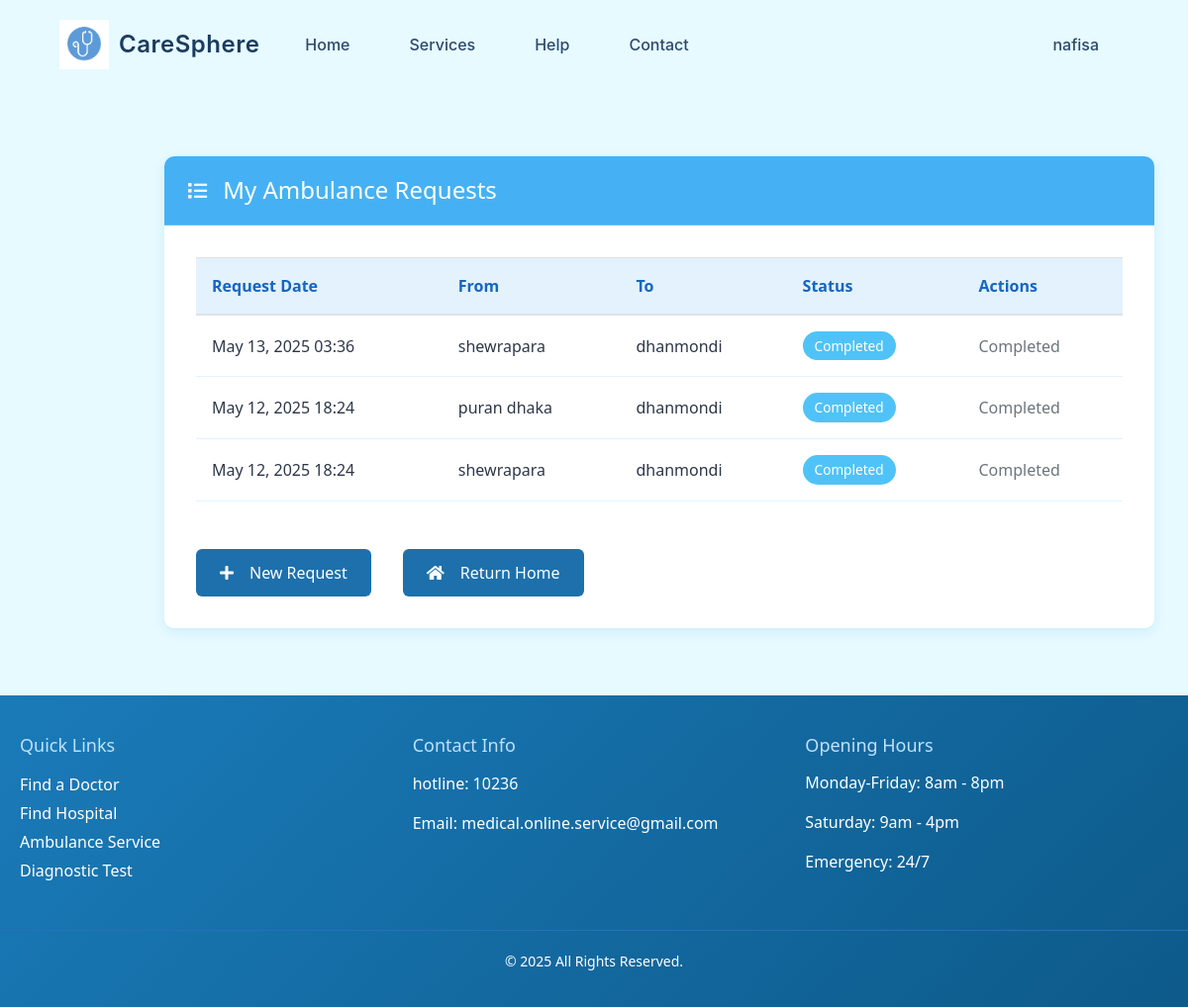
/my_ambulance_requests/ (signed in), run on an earlier commit of the app's database.
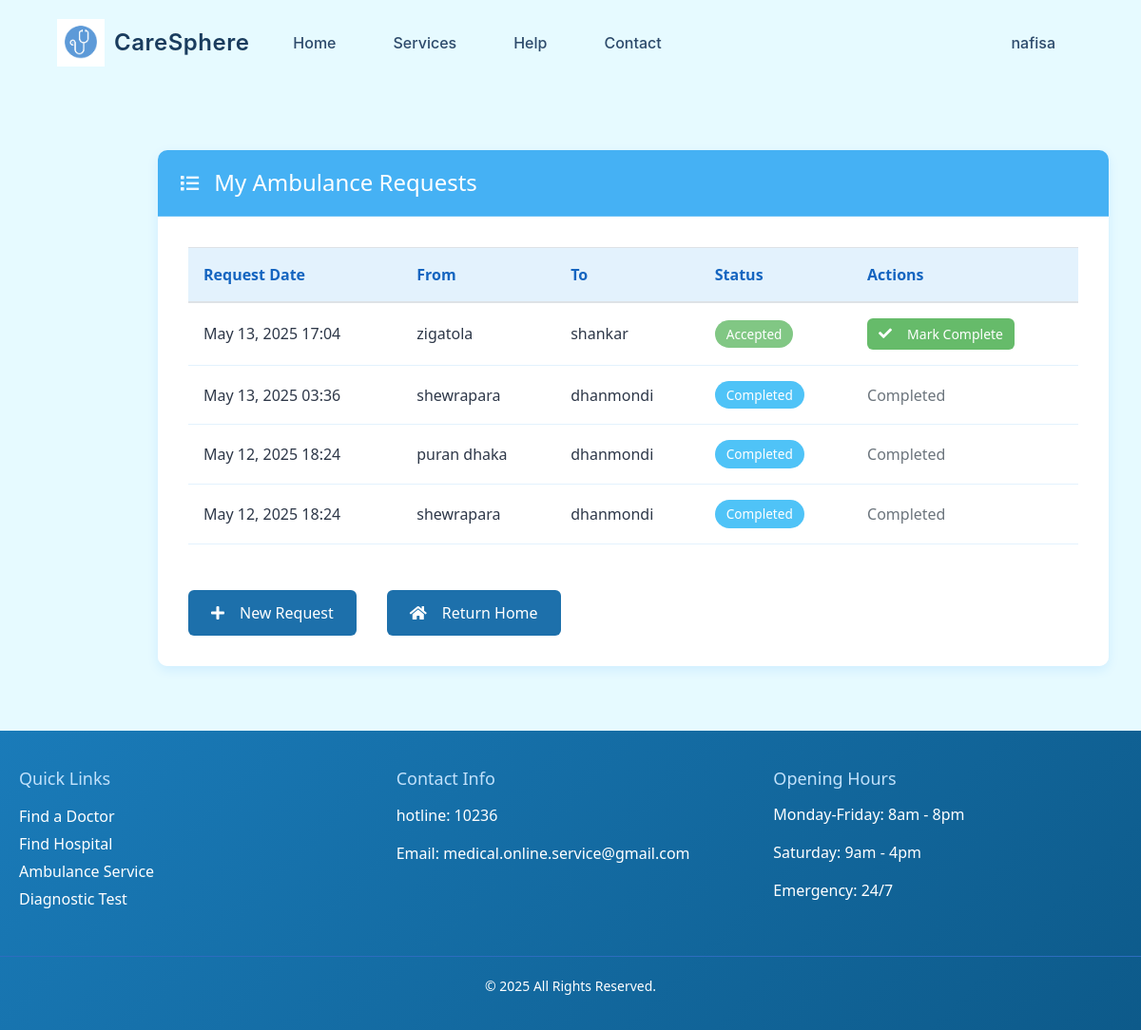
And on a later commit of the database.
### ambulance/models.py (models this page shows, shortened)
class AmbulanceRequest(models.Model):
    user = models.ForeignKey(settings.AUTH_USER_MODEL, on_delete=models.CASCADE, blank=True, null=True)
    ambulance = models.ForeignKey(Ambulance, on_delete=models.CASCADE, blank=True, null=True)
    from_address = models.TextField(blank=True, null=True)
    to_address = models.TextField(blank=True, null=True)
    phone = models.CharField(max_length=20)
    date = models.DateTimeField(auto_now_add=True, auto_now=False)
    status_choice = [
        ('pending', 'Pending'),
        ('accepted', 'Accepted'),
        ('rejected', 'Rejected'),
        ('completed', 'Completed'),
    ]
    status = models.CharField(max_length=100, choices=status_choice, blank=True, null=True,default='pending')

### ambulance/views.py (the view)
# urls.py: path('my_ambulance_requests/', am_views.user_ambulance_requests, name='user_ambulance_requests'),
@login_required
def user_ambulance_requests(request):
    user_requests = AmbulanceRequest.objects.filter(user=request.user).order_by('-date')
    return render(request, template_name='ambulance/user_requests.html', context={'requests': user_requests})

### template/ambulance/user_requests.html
{% extends 'base.html' %}
{% load static %}
{% block body_class %}user-req{% endblock %}
{% block content %}
<div class="container my-5">
  <div class="card-test">
    <div class="card-header  text-white">
      <h2><i class="fas fa-list me-2"></i> My Ambulance Requests</h2>
    </div>
    <div class="card-body">
      {% if requests %}
      <div class="table-responsive">
        <table class="table table-hover">
          <thead>
            <tr>
              <th>Request Date</th>
              <th>From</th>
              <th>To</th>
              <th>Status</th>
              <th>Actions</th>
            </tr>
          </thead>
          <tbody>
            {% for req in requests %}
            <tr>
              <td>{{ req.date|date:"M d, Y H:i" }}</td>
              <td>{{ req.from_address|truncatechars:20 }}</td>
              <td>{{ req.to_address|truncatechars:20 }}</td>
              <td>
                <span class="badge
                                    {% if req.status == 'pending' %}bg-warning
                                    {% elif req.status == 'accepted' %}bg-success
                                    {% elif req.status == 'completed' %}bg-info
                                    {% else %}bg-danger{% endif %}">
                  {{ req.get_status_display }}
                </span>
              </td>
              <td>
                {% if req.status == 'accepted' %}
                <a href="{% url 'complete_ambulance_request' req.id %}" class="btn btn-sm btn-success"
                  onclick="return confirm('Mark this request as completed?')">
                  <i class="fas fa-check me-1"></i> Mark Complete
                </a>
                {% elif req.status == 'completed' %}
                <span class="text-muted">Completed</span>
                {% endif %}
              </td>
            </tr>
            {% endfor %}
          </tbody>
        </table>
      </div>
      {% else %}
      <div class="alert alert-info">
        <i class="fas fa-info-circle me-2"></i>
        You haven't made any ambulance requests yet.
      </div>
      {% endif %}
      <div class="mt-4">
        <a href="{% url 'ambulance_req' %}" class="btn ">
          <i class="fas fa-plus me-1"></i> New Request
        </a>
        <a href="{% url 'home' %}" class="btn  ms-2">
          <i class="fas fa-home me-1"></i> Return Home
        </a>
      </div>
    </div>
  </div>
</div>
{% endblock %}

What changed in the data, as far as the page shows it:
added AmbulanceRequest: date "May 13, 2025 17:04", from_address "zigatola", to_address "shankar", status "Accepted", shows "Mark Complete"
